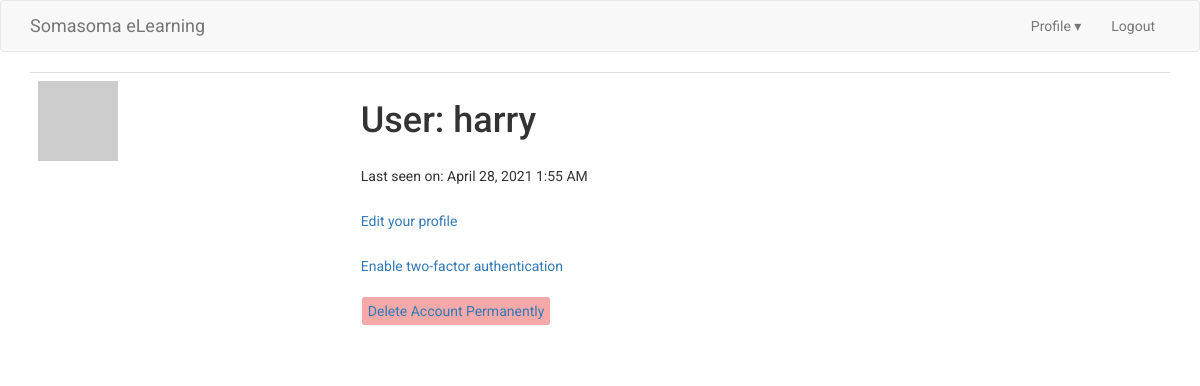
The page /profile/teacher/harry (signed in) on the database as committed earlier.
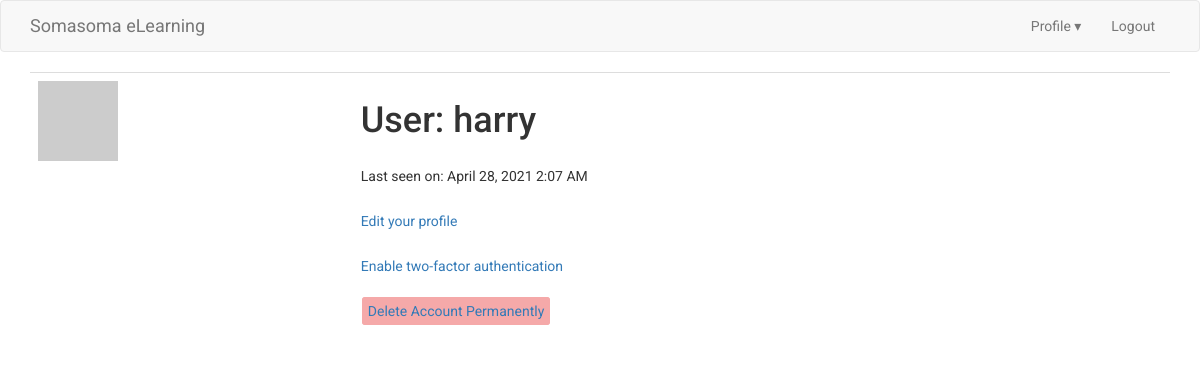
The same page on the database as committed later.
### app/models.py (models this page shows, shortened)
class Student(UserMixin, db.Model):
    id = db.Column(db.Integer, primary_key=True)
    first_name = db.Column(db.String(64),
                           index=True,
                           unique=True,
                           nullable=False
                           )
    last_name = db.Column(db.String(64),
                          index=True,
                          unique=True,
                          nullable=False
                          )
    username = db.Column(db.String(64),
                         index=True,
                         unique=True,
                         nullable=False
                         )
    email = db.Column(db.String(120),
                      index=True,
                      unique=True,
                      nullable=False
                      )
    verification_phone = db.Column(db.String(16))
    password_hash = db.Column(db.String(128))
    about_me = db.Column(db.String(300))
    last_seen = db.Column(db.DateTime, default=datetime.utcnow)

### app/routes.py (the view)
@app.route('/profile/teacher/<username>')
@login_required
def teacher_profile(username):
    teacher = Teacher.query.filter_by(username=username).first_or_404()
    return render_template('teacher_profile.html',
                           teacher=teacher,
                           title='Teacher Profile'
                           )

### app/models.py (called while the page is built)
@login.user_loader
def student_load_user(id):
    return Student.query.get(int(id))

    def avatar(self, size):
        digest = md5(self.email.lower().encode('utf-8')).hexdigest()
        return f'https://www.gravatar.com/avatar/{digest}?d=identicon&s={size}'

    def two_factor_enabled(self):
        return self.verification_phone is not None

### app/routes.py (called while the page is built)
@app.before_request
def before_request():
    if current_user.is_authenticated:
        current_user.last_seen = datetime.utcnow()
        db.session.commit()

### app/templates/teacher_profile.html (shortened to what this page needs)
{% extends 'base.html' %}
{% import 'bootstrap/wtf.html' as wtf %}
{% block app_content %}
<div class="row">
    <div class="col-md-12">
        <table class="table table-hover">
            <tr valign='top'>
                <td><img src="{{ teacher.avatar(128) }}"></td>
                <td>
                    <h1>User: {{ teacher.username }}</h1>
                    {% if teacher.last_seen %}
                        <p>
                            Last seen on: {{ moment(current_user.last_seen).format('LLL') }}
                        </p>
                    {% endif %}
                    {% if teacher %}
                        <p>
                            <a href="{{ url_for('edit_teacher_profile', username=teacher.username) }}">
                                Edit your profile
                            </a>
                        </p>
                    {%endif%}
                    {% if not teacher.two_factor_enabled() %}
                        <p>
                            <a href="{{ url_for('teacher_enable_2fa', username=teacher.username) }}">Enable two-factor authentication</a>
                        </p>
                    {% else %}
                        <p>
                            <a href="{{ url_for('teacher_disable_2fa', username=teacher.username) }}">Disable two-factor authentication</a>
                        </p>
                    {% endif %}
                    <p>
                        <span class="danger-warning">
                            <a href="{{ url_for('delete_teacher_account', username=teacher.username) }}">Delete Account Permanently</a>
                        </span>
                    </p>
                </td>
            </tr>
        </table>
    </div>
</div>
{% endblock %}

Rows that differ between the two databases and show on the page:
changed Student: last_seen "April 28, 2021 1:55 AM" → "April 28, 2021 2:07 AM"
